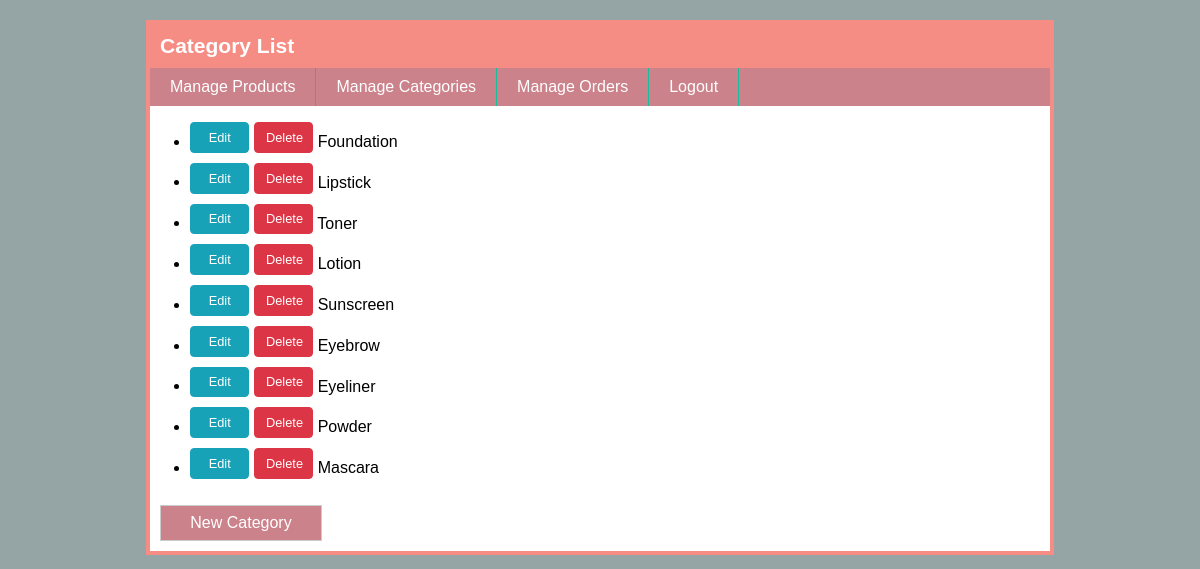
The page /admin/category-list.php (signed in) on the database its author committed.
### tables this page shows
CREATE TABLE `categories` (
  `id` int(11) NOT NULL,
  `name` varchar(255) NOT NULL,
  `remark` text NOT NULL,
  `created_date` datetime NOT NULL,
  `modified_date` datetime NOT NULL
);

### admin/category-list.php (the view, shortened to what this page needs)
<!DOCTYPE html>
<html lang="en">
<head>
    <link rel="stylesheet" href="css/AdminStyle.css">
</head>
<body>
    <h1>Category List</h1>
    <ul class="menu">
        <li><a href="product-list.php">Manage Products</a></li>
        <li><a href="category-list.php">Manage Categories</a></li>
        <li><a href="orders.php">Manage Orders</a></li>
        <li><a href="logout.php">Logout</a></li>
    </ul>
    <?php
    include("confs/config.php");
    $result = mysqli_query($conn, "SELECT * FROM categories");
    ?>
    <ul>
    <?php while($row = mysqli_fetch_assoc($result)): ?>
    <li title="<?php echo $row['remark'] ?>">
    <a href="category-edit.php?id=<?php echo $row['id'] ?>" class="btn edit">Edit</a>
   <a onclick="return confirm('Are you sure you want to delete this entry?')" href="category-delete.php?id=<?php echo $row['id'] ?>" class="btn del">Delete</a>
   <?php echo $row['name'] ?>
    </li>
    <?php endwhile; ?>
    </ul>
    <a href="category-new.php" class="new">New Category</a>
</body>
</html>

### admin/css/AdminStyle.css (style rules this page uses)
html { background: #95A5A6; }
body { font-family: Arial, Helvetica, sans-serif; width: 900px; background: #fff; border: 4px solid #f58d85; margin: 20px auto; }
h1 { padding: 10px; font-size: 21px; background-color: #f58d85; background:#f58d85 ; margin: 0; color: #fff; }
a.new { display: block; padding: 8px 0; text-align: center; width: 160px; margin: 10px; color: #fff; background: #cc828b; border: 1px solid #ccc; text-decoration: none; }
ul.menu { list-style: none; margin: 0; padding: 0; overflow: hidden; background: #cc828b; }
ul.menu li { float: left; border-right: 1px solid #f58d85;; }
ul.menu a { display: block; padding: 10px 20px; text-decoration: none; color: #fff; }
.btn { display: inline-block; font-weight: 300; text-align: center; white-space: nowrap; vertical-align: middle; -webkit-user-select: none; -moz-user-select: none; -ms-user-select: none; user-select: none; border: 1px solid transparent; padding: 0.3rem 0.7rem; font-size: 0.8rem; line-height: 1.5; border-radius: 0.25rem; width:35px; transition: background-color .15s ease-in-out,border-color .15s ease-in-out,box-shadow .15s ease-in-out; }
.del { color: #fff; background-color: #dc3545; border-color: #dc3545; }
.edit { color: #fff; background-color: #17a2b8; border-color: #17a2b8; }
a:-webkit-any-link { text-decoration: none; }

### admin/category-list.php (style rules this page uses)
ul.menu { list-style: none; margin: 0; padding: 0; overflow: hidden; background: #cc828b; }
ul.menu li { float: left; border-right: 1px solid #1ABC9C; }
ul.menu a { display: block; padding: 10px 20px; text-decoration: none; color: #fff; }
.btn { margin-bottom:10px; }

### rows shown on the page
categories: name "Foundation"
categories: name "Lipstick"
categories: name "Toner"
categories: name "Lotion"
categories: name "Sunscreen"
categories: name "Eyebrow"
categories: name "Eyeliner"
categories: name "Powder"
categories: name "Mascara"
